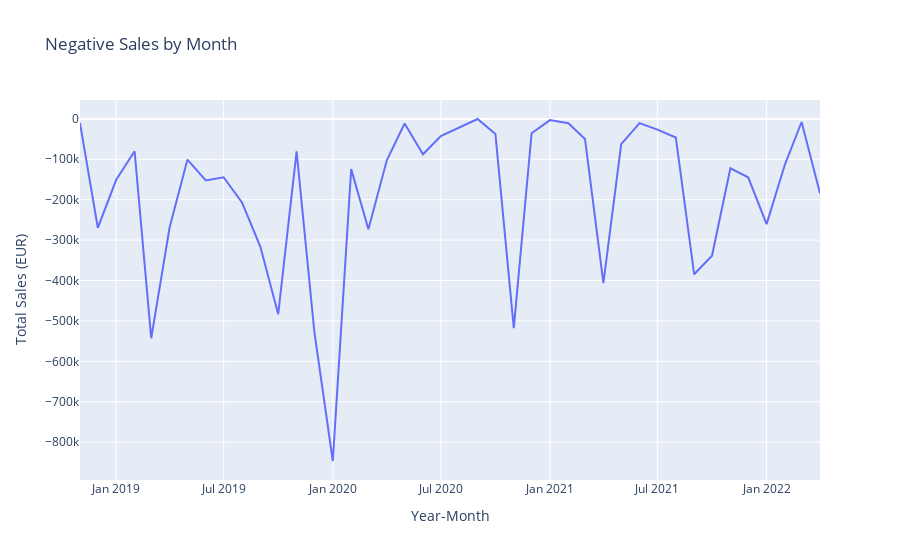

Source (notebook cell):
### Code cell
negative_sales['Year_Month'] = negative_sales['DATE'].dt.to_period('M')
grouped_negative_sales = negative_sales.groupby('Year_Month')['Sales_EUR'].sum().reset_index()

grouped_negative_sales['Year_Month'] = grouped_negative_sales['Year_Month'].astype(str)

plot_sales(grouped_negative_sales, 'Year_Month', 'Sales_EUR', 'Negative Sales by Month', 'Year-Month', 'Total Sales (EUR)')

### Figure 1 — Plotly figure (JSON) as saved in the notebook; plotly's stock layout.template omitted (floating-point values rounded to 4 significant figures)
{"data": [{"hovertemplate": "Year-Month=%{x}<br>Total Sales (EUR)=%{y}<extra></extra>", "legendgroup": "", "line": {"color": "#636efa", "dash": "solid"}, "marker": {"symbol": "circle"}, "mode": "lines", "name": "", "orientation": "v", "showlegend": false, "type": "scatter", "x": ["2018-11", "2018-12", "2019-01", "2019-02", "2019-03", "2019-04", "2019-05", "2019-06", "2019-07", "2019-08", "2019-09", "2019-10", "2019-11", "2019-12", "2020-01", "2020-02", "2020-03", "2020-04", "2020-05", "2020-06", "2020-07", "2020-08", "2020-09", "2020-10", "2020-11", "2020-12", "2021-01", "2021-02", "2021-03", "2021-04", "2021-05", "2021-06", "2021-07", "2021-08", "2021-09", "2021-10", "2021-11", "2021-12", "2022-01", "2022-02", "2022-03", "2022-04"], "xaxis": "x", "y": [-10330.0, -269500.0, -150800.0, -80070.0, -542900.0, -268900.0, -101000.0, -152600.0, -144500.0, -206800.0, -316500.0, -483300.0, -80640.0, -528100.0, -846700.0, -124400.0, -273300.0, -102500.0, -11390.0, -87620.0, -42620.0, -21110.0, -280.9, -37480.0, -517700.0, -35590.0, -2942.0, -10790.0, -49610.0, -406800.0, -62610.0, -10410.0, -26530.0, -45970.0, -384600.0, -338600.0, -122300.0, -144600.0, -260500.0, -112300.0, -7714.0, -184300.0], "yaxis": "y"}], "layout": {"legend": {"tracegroupgap": 0}, "title": {"text": "Negative Sales by Month"}, "xaxis": {"anchor": "y", "domain": [0, 1], "title": {"text": "Year-Month"}}, "yaxis": {"anchor": "x", "domain": [0, 1], "title": {"text": "Total Sales (EUR)"}}}}
